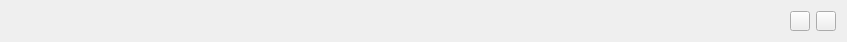
<?xml version="1.0" encoding="UTF-8"?>
<ui version="4.0">
 <class>CReportDlgWidgetClass</class>
 <widget class="QWidget" name="CReportDlgWidgetClass">
  <property name="geometry">
   <rect>
    <x>0</x>
    <y>0</y>
    <width>847</width>
    <height>38</height>
   </rect>
  </property>
  <property name="windowTitle">
   <string>CReportDlgWidget</string>
  </property>
  <layout class="QHBoxLayout" name="horizontalLayout">
   <item>
    <spacer name="horizontalSpacer">
     <property name="orientation">
      <enum>Qt::Horizontal</enum>
     </property>
     <property name="sizeHint" stdset="0">
      <size>
       <width>40</width>
       <height>20</height>
      </size>
     </property>
    </spacer>
   </item>
   <item>
    <widget class="QPushButton" name="pushButton_dlgFix">
     <property name="maximumSize">
      <size>
       <width>20</width>
       <height>20</height>
      </size>
     </property>
     <property name="text">
      <string/>
     </property>
    </widget>
   </item>
   <item>
    <widget class="QPushButton" name="pushButton_dlgClose">
     <property name="maximumSize">
      <size>
       <width>20</width>
       <height>20</height>
      </size>
     </property>
     <property name="text">
      <string/>
     </property>
    </widget>
   </item>
  </layout>
 </widget>
 <layoutdefault spacing="6" margin="11"/>
 <resources/>
 <connections/>
</ui>
